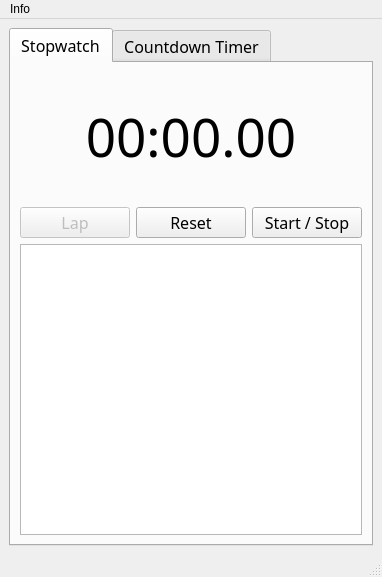
<?xml version="1.0" encoding="UTF-8"?>
<ui version="4.0">
 <class>MainWindow</class>
 <widget class="QMainWindow" name="MainWindow">
  <property name="geometry">
   <rect>
    <x>0</x>
    <y>0</y>
    <width>382</width>
    <height>577</height>
   </rect>
  </property>
  <property name="windowTitle">
   <string>SimpleHW</string>
  </property>
  <widget class="QWidget" name="centralwidget">
   <layout class="QVBoxLayout" name="verticalLayout">
    <item>
     <widget class="QTabWidget" name="tabWidget">
      <property name="font">
       <font>
        <family>Bahnschrift SemiLight</family>
        <pointsize>12</pointsize>
       </font>
      </property>
      <property name="currentIndex">
       <number>0</number>
      </property>
      <widget class="QWidget" name="stopwatch_tap">
       <attribute name="title">
        <string>Stopwatch</string>
       </attribute>
       <layout class="QGridLayout" name="gridLayout">
        <item row="4" column="0">
         <widget class="QPushButton" name="stopwatch_lap_btn">
          <property name="enabled">
           <bool>false</bool>
          </property>
          <property name="text">
           <string>Lap</string>
          </property>
         </widget>
        </item>
        <item row="2" column="0" colspan="3">
         <widget class="QLabel" name="space">
          <property name="text">
           <string/>
          </property>
         </widget>
        </item>
        <item row="4" column="1">
         <widget class="QPushButton" name="stopwatch_reset_btn">
          <property name="text">
           <string>Reset</string>
          </property>
         </widget>
        </item>
        <item row="4" column="2">
         <widget class="QPushButton" name="stopwatch_start_stop_btn">
          <property name="text">
           <string>Start / Stop</string>
          </property>
         </widget>
        </item>
        <item row="6" column="0" colspan="3">
         <widget class="QTextBrowser" name="stopwatch_textBrowser">
          <property name="minimumSize">
           <size>
            <width>342</width>
            <height>0</height>
           </size>
          </property>
          <property name="font">
           <font>
            <family>Trebuchet MS</family>
            <pointsize>18</pointsize>
            <underline>false</underline>
           </font>
          </property>
         </widget>
        </item>
        <item row="0" column="0" colspan="3">
         <widget class="QLabel" name="space_2">
          <property name="text">
           <string/>
          </property>
         </widget>
        </item>
        <item row="1" column="0" colspan="3">
         <widget class="QLabel" name="stopwatch_label">
          <property name="font">
           <font>
            <family>Trebuchet MS</family>
            <pointsize>40</pointsize>
           </font>
          </property>
          <property name="text">
           <string>00:00.00</string>
          </property>
          <property name="alignment">
           <set>Qt::AlignCenter</set>
          </property>
         </widget>
        </item>
       </layout>
      </widget>
      <widget class="QWidget" name="countdown_tap">
       <attribute name="title">
        <string>Countdown Timer</string>
       </attribute>
       <layout class="QVBoxLayout" name="verticalLayout_2">
        <item>
         <widget class="QLabel" name="space_4">
          <property name="text">
           <string/>
          </property>
         </widget>
        </item>
        <item>
         <layout class="QHBoxLayout" name="horizontalLayout">
          <item>
           <widget class="QSpinBox" name="countdown_hours_spinBox"/>
          </item>
          <item>
           <widget class="QLabel" name="hours">
            <property name="text">
             <string>Hours</string>
            </property>
           </widget>
          </item>
          <item>
           <widget class="QSpinBox" name="countdown_mins_spinBox"/>
          </item>
          <item>
           <widget class="QLabel" name="mins">
            <property name="text">
             <string>Mins</string>
            </property>
           </widget>
          </item>
          <item>
           <widget class="QSpinBox" name="countdown_secs_spinBox"/>
          </item>
          <item>
           <widget class="QLabel" name="secs">
            <property name="text">
             <string>Secs</string>
            </property>
           </widget>
          </item>
         </layout>
        </item>
        <item>
         <widget class="QLabel" name="space_5">
          <property name="text">
           <string/>
          </property>
         </widget>
        </item>
        <item>
         <widget class="QLabel" name="countdown_label">
          <property name="font">
           <font>
            <family>Trebuchet MS</family>
            <pointsize>40</pointsize>
           </font>
          </property>
          <property name="text">
           <string>00:00:00</string>
          </property>
          <property name="alignment">
           <set>Qt::AlignCenter</set>
          </property>
         </widget>
        </item>
        <item>
         <widget class="QLabel" name="space_3">
          <property name="text">
           <string/>
          </property>
         </widget>
        </item>
        <item>
         <layout class="QHBoxLayout" name="horizontalLayout_2">
          <item>
           <widget class="QPushButton" name="countdown_reset_btn">
            <property name="text">
             <string>Reset</string>
            </property>
           </widget>
          </item>
          <item>
           <widget class="QPushButton" name="countdown_start_btn">
            <property name="text">
             <string>Start</string>
            </property>
           </widget>
          </item>
          <item>
           <widget class="QPushButton" name="countdown_pause_btn">
            <property name="enabled">
             <bool>false</bool>
            </property>
            <property name="text">
             <string>Pause</string>
            </property>
           </widget>
          </item>
         </layout>
        </item>
        <item>
         <spacer name="verticalSpacer_2">
          <property name="orientation">
           <enum>Qt::Vertical</enum>
          </property>
          <property name="sizeHint" stdset="0">
           <size>
            <width>20</width>
            <height>40</height>
           </size>
          </property>
         </spacer>
        </item>
        <item>
         <widget class="QLabel" name="label">
          <property name="text">
           <string/>
          </property>
         </widget>
        </item>
        <item>
         <widget class="QLabel" name="time_up_label">
          <property name="font">
           <font>
            <family>Microsoft YaHei UI</family>
            <pointsize>19</pointsize>
           </font>
          </property>
          <property name="styleSheet">
           <string notr="true">color: rgb(221, 0, 0);</string>
          </property>
          <property name="text">
           <string/>
          </property>
          <property name="alignment">
           <set>Qt::AlignCenter</set>
          </property>
         </widget>
        </item>
        <item>
         <widget class="QLabel" name="label_2">
          <property name="text">
           <string/>
          </property>
         </widget>
        </item>
        <item>
         <widget class="QPushButton" name="countdown_close_btn">
          <property name="text">
           <string>Close</string>
          </property>
         </widget>
        </item>
        <item>
         <spacer name="verticalSpacer">
          <property name="orientation">
           <enum>Qt::Vertical</enum>
          </property>
          <property name="sizeHint" stdset="0">
           <size>
            <width>328</width>
            <height>341</height>
           </size>
          </property>
         </spacer>
        </item>
       </layout>
      </widget>
     </widget>
    </item>
   </layout>
  </widget>
  <widget class="QMenuBar" name="menubar">
   <property name="geometry">
    <rect>
     <x>0</x>
     <y>0</y>
     <width>382</width>
     <height>20</height>
    </rect>
   </property>
   <widget class="QMenu" name="menuHelp">
    <property name="title">
     <string>Info</string>
    </property>
    <addaction name="actionAbout"/>
   </widget>
   <addaction name="menuHelp"/>
  </widget>
  <widget class="QStatusBar" name="statusbar"/>
  <action name="actionAbout">
   <property name="text">
    <string>About</string>
   </property>
  </action>
 </widget>
 <resources/>
 <connections/>
</ui>
